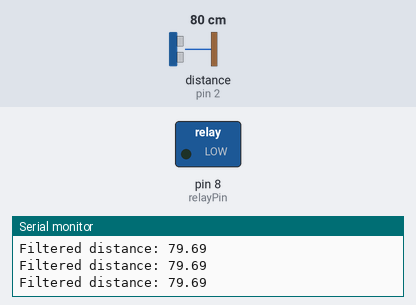
Bench run of a sketch on a simulated Arduino Uno, built with avr-gcc and run on an emulated ATmega328P. Shown: switched loads named in the sketch (green lamp = pin HIGH), the last lines printed to the serial monitor. Wiring (inferred from the names in the program): ultrasonic range finder: trigger pin 3; echo pin 2. Inputs (shaded band) come from the test bench; at power-on: distance to the obstacle (sensor on pin 2) 80 cm. The echo pulse lasts 58.3 µs per cm; pins used as bus, display or sensor lines are not drawn.

Above: at 1.2 s.
1.3 s: distance to the obstacle (sensor on pin 2) set to 207 cm
3.0 s: distance to the obstacle (sensor on pin 2) set to 216 cm
At 3.9 s:
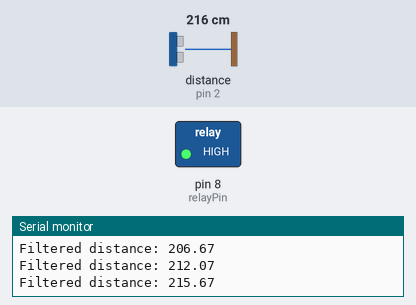
4.7 s: distance to the obstacle (sensor on pin 2) set to 2 cm
At 5.2 s:
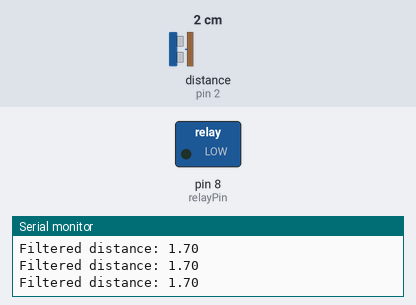
6.2 s: distance to the obstacle (sensor on pin 2) set to 250 cm
At 7.7 s:
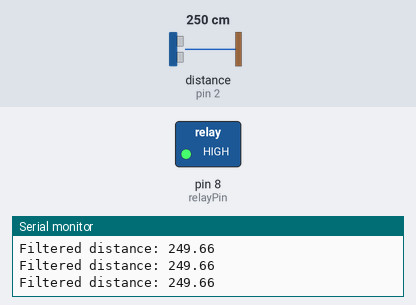
Timing chart, 0 to 9.2 s (numbered marks = the images above; inputs shaded):
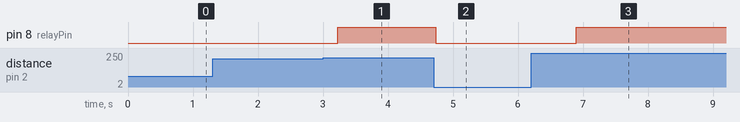

Measured:
- the behaviour switches between 210 and 211 cm on distance to the obstacle (sensor on pin 2) (found by bisection; images 0 and 1)
- after the input at 3.0 s, pin 8 (relayPin): LOW → HIGH after 0.23 s
- after the input at 4.7 s, pin 8 (relayPin): HIGH → LOW at once
- after the input at 6.2 s, pin 8 (relayPin): LOW → HIGH after 0.69 s

The sketch:

backup-light-distance-sensor.ino
```cpp
float trigger_dist = 210; // Distance to trigger relay in cm

const int trigPin = 3; // Digital pin connected to the ultrasonic sensor, trig (Tx)
const int echoPin = 2; // Digital pin connected to the ultrasonic sensor, echo (Rx)
const int relayPin = 8; // Digital pin connected to relay

int filtSize = 25; // The number of distance measurements to average.
// Indiviudual distance measurements can be noisy. To prevent the relay from s
// on incorrect measuremwitchingents, the measurements are filtered with a "running average".
// Some number of measurements are taken and averaged, then that average is treated as
// the correct distance.

//###########################################

int filtLen = 0;
float filtAve = 0;
float filtDist = 0;

float duration, distance;

void setup() {
  pinMode(trigPin, OUTPUT);
  pinMode(echoPin, INPUT);
  pinMode(relayPin, OUTPUT);
  Serial.begin(9600);
}

void loop() {
  digitalWrite(trigPin, LOW);
  delayMicroseconds(2);
  digitalWrite(trigPin, HIGH);
  delayMicroseconds(10);
  digitalWrite(trigPin, LOW);

  duration = pulseIn(echoPin, HIGH);
  distance = (duration*.0343)/2;

  if (filtLen >= filtSize) {

    filtDist = filtAve / filtLen;

    Serial.print("Filtered distance: ");
    Serial.println(filtDist);

    if(filtDist <= trigger_dist) {
      digitalWrite(relayPin, LOW);
    } else {
      digitalWrite(relayPin, HIGH);
    }

    filtAve = 0;
    filtLen = 0;
  }

  filtAve += distance;
  filtLen += 1;
  delay(1);
}
```
